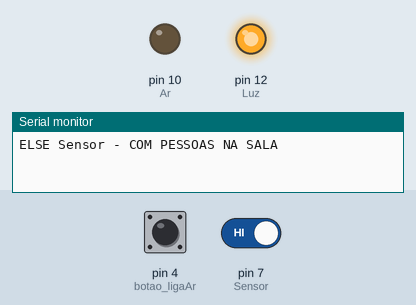
The sketch below on a simulated Arduino Uno, built with avr-gcc and run on an emulated ATmega328P. Parts: output pins drawn as LEDs (lit = HIGH), the last lines printed to the serial monitor. The inputs (shaded band) are chosen by the test bench; at power-on: pin 7 (Sensor) HIGH, pin 4 (botao_ligaAr) LOW.

Above: at 1.2 s.
1.3 s: pin 7 (Sensor) driven LOW
At 3.3 s:
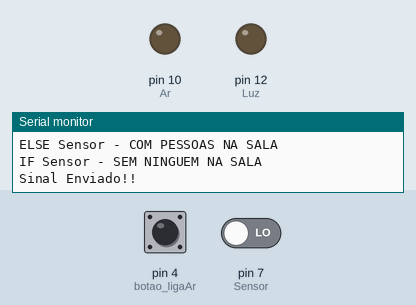
5.4 s: pin 7 (Sensor) driven HIGH
At 6.8 s:
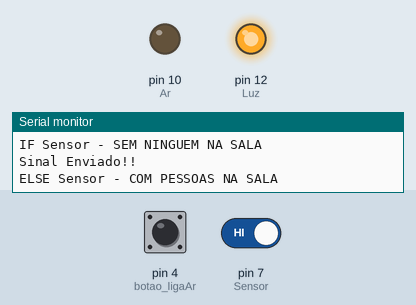
Timing chart, 0 to 8.4 s (numbered marks = the images above; inputs shaded):
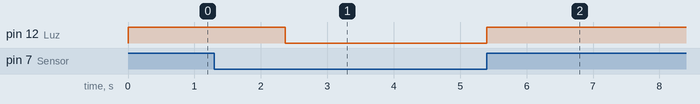

The sketch:

Projeto_RSA_vs.1_COD_DIFERENTE_.ino
```cpp
#include <IRremote.h>
#include <avr/pgmspace.h>

#define Sensor 7
#define Ar 10
#define Luz 12
#define botao_ligaAr 4

IRsend irsend;

void setup() {

  pinMode(botao_ligaAr, INPUT);
  pinMode(Sensor, INPUT);
  pinMode(Ar, OUTPUT);
  pinMode(Luz, OUTPUT);
  Serial.begin(9600);
}

//---------------------------------------------------------
//FUNÇÃO DE CONTROLE
//---------------------------------------------------------

const int sinal [] PROGMEM = {9000,4450, 600,1650, 600,1600, 650,500, 650,500, 600,550, 600,500, 650,500, 650,1600, 650,500, 600,1600, 650,1600, 650,500, 650,500, 650,450, 600,550, 600,550, 600,550, 600,500, 600,1650, 650,500, 650,500, 600,500, 650,500, 600,550, 550,550, 650,1600, 650,500, 650,500, 600,500, 600,550, 600,550, 600,500, 650,500, 650,500, 600,500, 650,500, 650,500, 600,500, 650,500, 600,550, 650,450, 650,500, 600,550, 550,600, 550,550, 650,500, 650,450, 650,500, 650,7900, 600,500, 650,500, 600,550, 600,500, 650,500, 650,500, 600,500, 650,500, 600,550, 600,500, 650,500, 650,500, 650,450, 650,500, 650,500, 650,450, 650,500, 600,550, 650,450, 650,500, 600,550, 600,550, 600,500, 650,500, 600,550, 600,500, 650,500, 600,550, 600,500, 650,500, 650,500, 600,500, 650,500, 600,550, 600,500, 650,500, 600,550, 600,500, 650,500, 600,550, 600,500, 650,500, 650,500, 600,500, 650,500, 600,550, 600,500, 650,500, 600,550, 600,500, 650,500, 600,550, 600,500, 650,500, 650,500, 600,600, 600,500, 650,1600, 600,1650, 600,550, 600,500, 650,500, 600,550, 600,550, 600};  // NEC C1602040

void EnviaSinal() {
  unsigned int irSinal [230];
  memcpy_P(&irSinal,&sinal, sizeof irSinal);

  delay(1000);
  int khz = 38;
  //unsigned int  irSinal[] = {8950,4500, 550,1700, 550,1650, 600,550, 600,550, 600,550, 550,600, 550,550, 600,1650, 600,550, 550,1700, 550,1700, 550,600, 550,550, 600,550, 550,600, 550,550, 600,550, 600,550, 550,1700, 550,600, 550,550, 600,550, 550,550, 600,550, 600,550, 550,1700, 550,600, 550,550, 600,550, 550,600, 550,550, 600,1650, 600,550, 550,600, 550,550, 600,550, 600,550, 550,600, 550,550, 600,550, 550,600, 550,550, 600,550, 550,600, 550,600, 550,550, 550,600, 550,600, 550,7950, 550,600, 550,550, 600,550, 550,600, 550,600, 550,550, 550,600, 550,550, 600,550, 600,550, 550,550, 600,550, 600,550, 550,600, 550,550, 600,550, 550,600, 550,550, 600,550, 550,600, 550,550, 600,550, 550,600, 550,550, 600,550, 550,600, 550,550, 600,550, 550,600, 550,550, 600,550, 600,550, 550,600, 550,550, 600,550, 550,550, 600,600, 550,550, 550,600, 550,600, 550,550, 550,600, 550,600, 550,550, 550,600, 550,550, 600,550, 600,550, 550,600, 550,550, 600,550, 550,600, 550,550, 600,550, 550,550, 600,600, 600,550, 550,1700, 550,1700, 550,600, 550,550, 600,550, 550,600, 550,1700, 550};  // NEC C1602041
  irsend.sendRaw(irSinal, sizeof(irSinal) / sizeof(irSinal[0]), khz);
  //delay(1000);
  //LOG
  Serial.println("Sinal Enviado!!");
  digitalWrite(Ar, LOW);//LED RED
  //

}

//---------------------------------------------------------

//FUNÇÃO DE TESTE
/*
void LigaAr () {

   unsigned int irligar [229];
   memcpy_P(&irligar,&ligar, sizeof irligar);

   delay(1000);
   int khz = 38;
  //unsigned int  irligar[] = {9000,4500, 550,1700, 550,1700, 550,550, 600,550, 600,550, 600,550, 600,500, 600,1650, 600,550, 600,1650, 600,1650, 600,550, 600,550, 550,550, 600,550, 600,550, 550,600, 600,500, 600,1650, 600,550, 600,550, 550,550, 650,500, 600,550, 600,550, 550,1700, 550,550, 600,550, 600,550, 550,600, 550,550, 600,1650, 600,550, 600,550, 550,550, 600,550, 600,550, 600,550, 550,550, 600,550, 600,550, 550,550, 650,500, 600,550, 600,550, 550,550, 600,550, 600,550, 550,8000, 550,550, 600,550, 600,550, 550,600, 550,550, 600,550, 600,550, 550,550, 600,550, 600,550, 550,600, 550,550, 600,550, 600,550, 550,550, 600,550, 600,550, 550,600, 550,550, 600,550, 600,550, 550,550, 600,550, 600,550, 550,600, 550,550, 600,550, 600,550, 550,550, 600,550, 600,550, 550,600, 550,550, 600,550, 600,550, 550,550, 600,550, 600,550, 600,550, 550,600, 550,550, 600,550, 550,550, 600,550, 600,550, 550,600, 550,550, 600,550, 600,550, 550,550, 600,550, 600,550, 550,600, 550,550, 600,550, 600,600, 600,550, 550,1700, 550,1700, 600,500, 600,550, 600,550, 550,550, 600,1650, 600};  // NEC C1602041
  irsend.sendRaw(irligar, sizeof(irligar) / sizeof(irligar[0]), khz);
  //delay(1000);
  //LOG
  Serial.println("Ar Condicionado ligado");
  digitalWrite(Ar, HIGH); //LED RED
  //
}
*/
boolean flag = false;

void loop() {

  int verSensor = digitalRead(Sensor);
  int verBotao = digitalRead(botao_ligaAr);

    if(verSensor == LOW && flag == true){
      Serial.println("IF Sensor - SEM NINGUEM NA SALA");
      EnviaSinal(); // desligar
      digitalWrite(Luz, LOW);//LED GREEN
      flag = false;
    }
    if(verSensor == HIGH && flag == false){
      digitalWrite(Luz, HIGH);//LED GREEN
      Serial.println("ELSE Sensor - COM PESSOAS NA SALA");
      flag = true;
    }

  if(verBotao == HIGH){
    Serial.println("IF botao - LIGAR O AR CONDICIONADO");
    EnviaSinal();//ligar
    delay(2000);
  }
}
```

Measured:
- after the input at 1.3 s, pin 12 (Luz): HIGH → LOW after 1.1 s
- after the input at 5.4 s, pin 12 (Luz): LOW → HIGH at once
